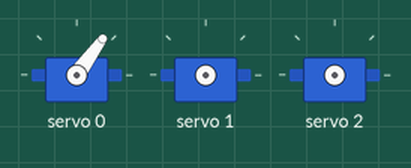
Bench run of a sketch on a simulated Arduino Uno, built with avr-gcc and run on an emulated ATmega328P. Shown: 3 × servo.

Above: at 0.05 s.
At 0.4 s:
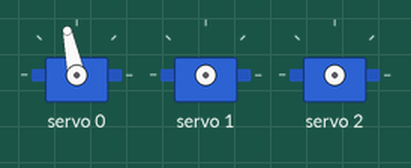
At 0.75 s:
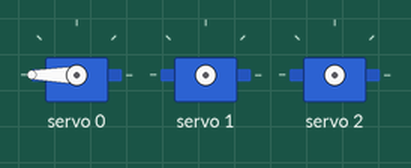
At 1.5 s:
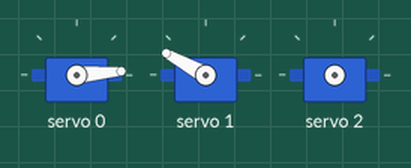
At 2.25 s:
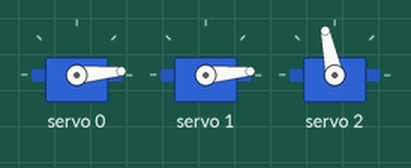
At 3.0 s:
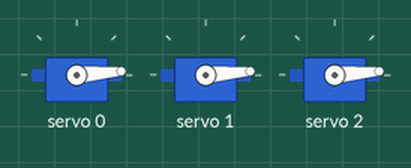
Timing chart, 0 to 6.9 s (numbered marks = the images above):
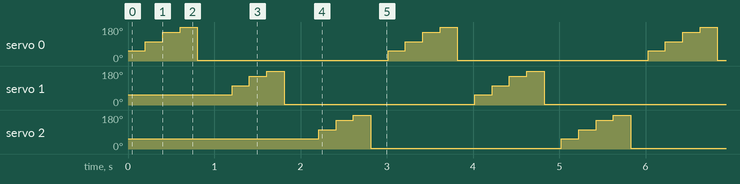

The sketch:

Drifter__test_PCA_PWM__OK.ino
```cpp
/*****************************************************************************************

Fichier :    Drifter__test_PCA_PWM__OK
             avec arduino UNO pas de resistance de rapel ni sur SCL ni sur SDA
LS.
//-------------------------------------------
utilisation avec NODE MCU ESP8266:

à voir:  https://electropeak.com/learn/interfacing-pca9685-16-channel-12-bit-pwm-servo-driver-with-arduino/

----------------------------------
l.SPI:
carte PCA SEED STUdIO sans mofification d'adresse.
groove - 16 - channel PWM Driver(PCA9685)
Adafruit_PWMServoDriver(0x7F);
SCL A5 sur ARDUINO UNO
SDA A4 sur ARDUINO UNO
GND sur Esp GND
VCC sur Esp Vin


Puissance
    VCC à 5V
    alim servo 5V


!!!   ATTENTION
!!!  les servo-moteurs font chuter la tension d'alimentation 5 v qui vient du port USB
!!!   ==> ce qui peut provoquer le RESET du microcontroleur
//-------------------------------------------

((utilisation avec Arduino NANO:
((SCL sur D4
((SDA sur D5
(( et adresse 0x7F

//-------------------------------------------


*****************************************************************************************/
#include "Wire.h"                       // pour utilisation de l'I2C.
#include "Adafruit_PWMServoDriver.h"    // pour module PCA9586 16 chanel 12 bits (violet)

//  ls27/03/2024Adafruit_PWMServoDriver pwm = Adafruit_PWMServoDriver(0x7F);   // sur l'adafruit j'ai shunté tous les strap   //(0x40); // sur l'adafruit d'originecréation de l'objet pwm
Adafruit_PWMServoDriver pwm = Adafruit_PWMServoDriver(0x40);   //  28/03/2024 couleur Jaune Rouge Noir sans strap  //(0x40); // sur l'adafruit d'originecréation de l'objet pwm

#define MIN_PULSE_WIDTH  600   //  Largeur minimum de l'impulsion: pour puissance minimum
#define MAX_PULSE_WIDTH 2600   //  Largeur maximum de l'impulsion : pour Puissance max
#define FREQUENCY        50    //  50hz d'origine.
                               // si l'on met 400 pour 400 hz ==> le led s'etteind!!!

void setup() {
  pwm.begin();
  pwm.setPWMFreq(FREQUENCY);
}


/********************************************************
retourne une valeur
********************************************************/
int pulseWidth(int angle) {
  int pulse_wide, analog_value;
  pulse_wide = map(angle, 0, 180, MIN_PULSE_WIDTH, MAX_PULSE_WIDTH);
  analog_value = int(float(pulse_wide) / 1000000 * FREQUENCY * 4096);
  return analog_value;
}

void loop() {
  pwm.setPWM(0, 0, pulseWidth(0));
  /*
  reference: https://learn.adafruit.com/16-channel-pwm-servo-driver/library-reference
      Arguments of:   pwm.setPWM(0, 0, pulseWidth(0));   :
                     channel: The channel that should be updated with the new values (0..15)
                     on:      The tick (between 0..4095) when the signal should transition from low to high
                     off:     the tick (between 0..4095) when the signal should transition from high to low
  */


  for(int i =0 ;i<3; i++)  // pour chnager les Sorties 0 à 2 du PWM
  {
            // Chanel   dureeOn     duree O
    pwm.setPWM(   i,        0,    pulseWidth(45));   delay(200);
    pwm.setPWM(   i,        0,    pulseWidth(90));   delay(200);
    pwm.setPWM(   i,        0,    pulseWidth(135));  delay(200);
    pwm.setPWM(   i,        0,    pulseWidth(170));  delay(200);
    pwm.setPWM(   i,        0,    pulseWidth(0));    delay(200);

  }
}
```

Measured:
- by itself, servo 0–2: repeats every 3.0 s: 151° 0.20 s, 180° 0.20 s, 5° 2.2 s, 54° 0.20 s, 102° 0.20 s
